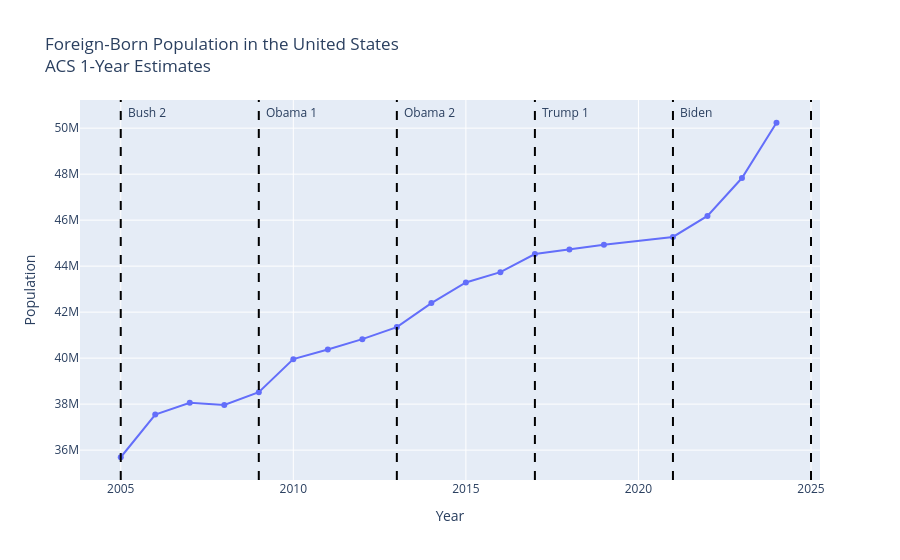

Notebook source saved alongside this figure:
### Code cell
plot_nativity_timeseries(
    df,
    column="Foreign-born",
    title="Foreign-Born Population in the United States<br>ACS 1-Year Estimates",
    y_label="Population",
)

### Figure 1 — Plotly figure (JSON) as saved in the notebook; plotly's stock layout.template omitted (floating-point values rounded to 4 significant figures)
{"data": [{"hovertemplate": "Year=%{x}<br>Population=%{y}<extra></extra>", "legendgroup": "", "line": {"color": "#636efa", "dash": "solid"}, "marker": {"symbol": "circle"}, "mode": "lines+markers", "name": "", "orientation": "v", "showlegend": false, "type": "scatter", "x": [2005, 2006, 2007, 2008, 2009, 2010, 2011, 2012, 2013, 2014, 2015, 2016, 2017, 2018, 2019, 2021, 2022, 2023, 2024], "xaxis": "x", "y": [35689842, 37547789, 38059694, 37960935, 38517234, 39955854, 40377860, 40824658, 41348066, 42391794, 43290372, 43739345, 44525855, 44728721, 44932901, 45270103, 46182177, 47831411, 50234858], "yaxis": "y"}], "layout": {"annotations": [{"showarrow": false, "text": "Bush 2", "x": 2005, "xanchor": "left", "xshift": 5, "y": 50234858, "yanchor": "bottom"}, {"showarrow": false, "text": "Obama 1", "x": 2009, "xanchor": "left", "xshift": 5, "y": 50234858, "yanchor": "bottom"}, {"showarrow": false, "text": "Obama 2", "x": 2013, "xanchor": "left", "xshift": 5, "y": 50234858, "yanchor": "bottom"}, {"showarrow": false, "text": "Trump 1", "x": 2017, "xanchor": "left", "xshift": 5, "y": 50234858, "yanchor": "bottom"}, {"showarrow": false, "text": "Biden", "x": 2021, "xanchor": "left", "xshift": 5, "y": 50234858, "yanchor": "bottom"}, {"showarrow": false, "text": "", "x": 2025, "xanchor": "left", "xshift": 5, "y": 50234858, "yanchor": "bottom"}], "legend": {"tracegroupgap": 0}, "shapes": [{"line": {"color": "black", "dash": "dash"}, "type": "line", "x0": 2005, "x1": 2005, "xref": "x", "y0": 0, "y1": 1, "yref": "y domain"}, {"line": {"color": "black", "dash": "dash"}, "type": "line", "x0": 2009, "x1": 2009, "xref": "x", "y0": 0, "y1": 1, "yref": "y domain"}, {"line": {"color": "black", "dash": "dash"}, "type": "line", "x0": 2013, "x1": 2013, "xref": "x", "y0": 0, "y1": 1, "yref": "y domain"}, {"line": {"color": "black", "dash": "dash"}, "type": "line", "x0": 2017, "x1": 2017, "xref": "x", "y0": 0, "y1": 1, "yref": "y domain"}, {"line": {"color": "black", "dash": "dash"}, "type": "line", "x0": 2021, "x1": 2021, "xref": "x", "y0": 0, "y1": 1, "yref": "y domain"}, {"line": {"color": "black", "dash": "dash"}, "type": "line", "x0": 2025, "x1": 2025, "xref": "x", "y0": 0, "y1": 1, "yref": "y domain"}], "title": {"text": "Foreign-Born Population in the United States<br>ACS 1-Year Estimates"}, "xaxis": {"anchor": "y", "domain": [0, 1], "title": {"text": "Year"}}, "yaxis": {"anchor": "x", "domain": [0, 1], "title": {"text": "Population"}}}}
